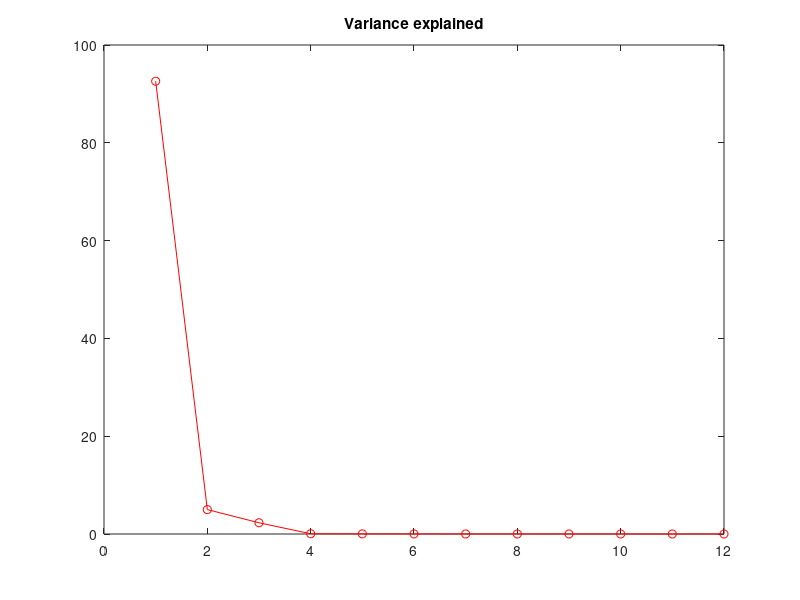
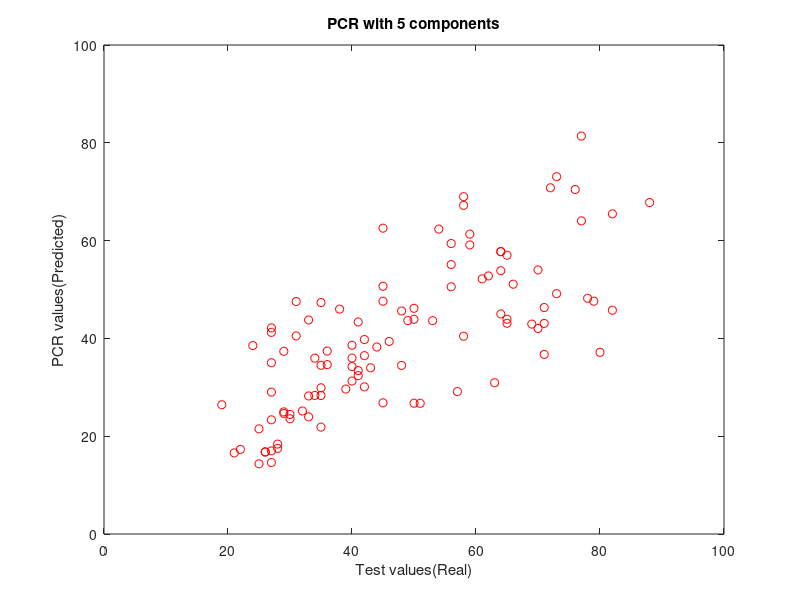
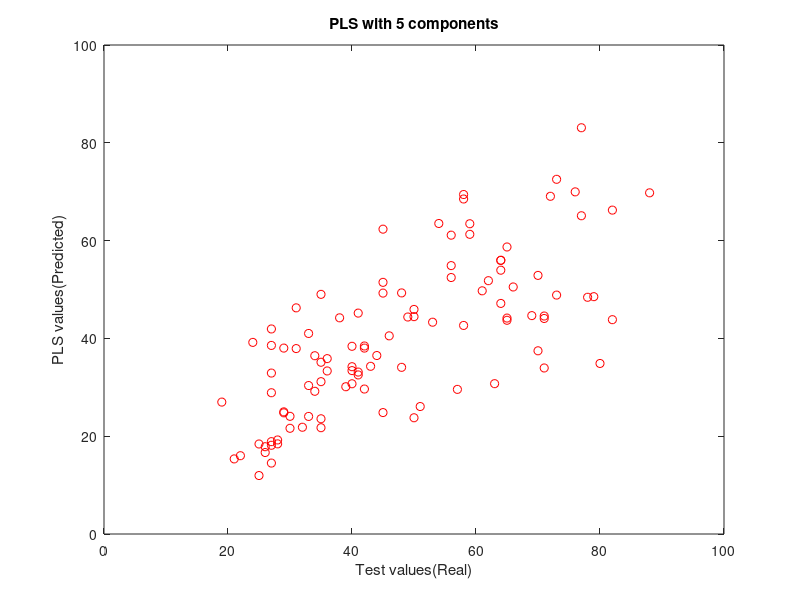

The MATLAB source for these figures, in order:
x = importdata('forestfires.dat');
[n, m] = size(x);

% extract the RH values 
y = x(:, 10);
x = [x(:, 1:9) x(:, 11:end)];

% Apply linear model with all the variables first
train_size = ceil(0.8*n);
test_size = n - train_size;
xtrain = x(1:train_size, :);
xtest = x(train_size+1:end, :);
ytrain = y(1:train_size, :);
ytest = y(train_size+1:end, :);

% Add a vector of ones to include intercept term
xtrain = [ones(train_size, 1) xtrain];
xtest = [ones(test_size, 1) xtest];
% Train the regression model
b = regress(ytrain, xtrain);
% Make predictions on test set
yhat = xtest*b;

% Compute R2 and adjR2
R2 = 1 - sum( (ytest - mean(ytest)).^2 )/sum( (ytest - yhat).^2 );
adjR2 = 1 - (1 - R2)*(test_size-1)/(test_size-(m-1)-1);
fprintf("R^2 for full regression model : %f \n", R2);
fprintf("Adjusted R^2 for full regression model: %f \n", adjR2);
% R^2 and adjR^2 values for regression model with all 12 variables are
% 0.54 and 0.47 respectively. The training set size was 80% of the whole
% dataset and the test set size was 20%. 

% We will now use Dimensionality Reduction and PCR and compare the results
% First PCR Model. We will use as train_size the 75% of the dataset.
train_size = ceil(0.8*n);
test_size = n - train_size;
xtrain = x(1:train_size, :);
xtest = x(train_size+1:end, :);
ytrain = y(1:train_size, :);
ytest = y(train_size+1:end, :);

[coeff, scores, ~, ~, explained] = pca( xtrain - mean(xtrain));

% Plot the variance percentage explained in order to choose the correct
% dimensions d for pca
figure(1);
plot(explained, 'ro-');
title('Variance explained');

% According to the above plot we choose the dimensions of the 2 PCR models
% to be 5 and 8.
% Perform PCR with d = 8. Below we will use PLS for d = 5 and compare.
d=8;
bPCR = regress(ytrain - mean(ytrain), scores(:, 1:d));
bPCR = coeff(:, 1:d)*bPCR;
bPCR = [mean(ytrain) - mean(xtrain)*bPCR; bPCR];

%%% Alternative way to compute bPCR, results are the same
% [uM,sigmaM,vM] = svd((xtrain - mean(xtrain)),'econ');
% lambdaV = zeros(m-1,1);
% lambdaV(1:d) = 1;
% bPCR = vM * diag(lambdaV) * inv(sigmaM) * uM'* (ytrain - mean(ytrain));
% bPCR = [mean(ytrain) - mean(xtrain)*bPCR; bPCR];

% Make predictions
yPCR = [ones(test_size, 1) xtest] * bPCR;
TSS = sum( (ytest - mean(ytest)).^2 );
RSSPCR = sum( (ytest - yPCR).^2 );
R2PCR = 1 - RSSPCR/TSS;
figure(2);
plot(ytest, yPCR, 'ro');
xlabel('Test values(Real)');
ylabel('PCR values(Predicted)');
title('PCR with 5 components');

% Perform PLS;
d=5;
[~, ~, ~, ~, bPLS] = plsregress(xtrain, ytrain, d);
yPLS = [ones(test_size, 1) xtest]*bPLS;
RSSPLS = sum( (ytest - yPLS).^2 );
R2PLS = 1 - RSSPLS/TSS;
figure(3);
plot(ytest, yPLS, 'ro');
xlabel('Test values(Real)');
ylabel('PLS values(Predicted)');
title('PLS with 5 components');

adjR2PCR = 1 - (1 - R2PCR)*(test_size-1)/(test_size-(m-1)-1);
adjR2PLS = 1 - (1 - R2PLS)*(test_size-1)/(test_size-(m-1)-1);

fprintf("R2 for PCR with 8 components : %f \n", R2PCR);
fprintf("Adjusted R2 for PCR with 8 components: %f \n", adjR2PCR);
fprintf("R2 for PLS with 5 components : %f \n", R2PLS);
fprintf("Adjusted R2 for PLS with 5 components: %f \n", adjR2PLS);

% We observe that PCR with 8 components performs better that PLS with 5
% components. By changing PCR components to 8 we can also see that PCR with
% 8 components is better than with 5 components. In contrary, if we change
% PLS components from 5 to 8 we see that R2 is less meaning that PLS
% performs better with less components.
